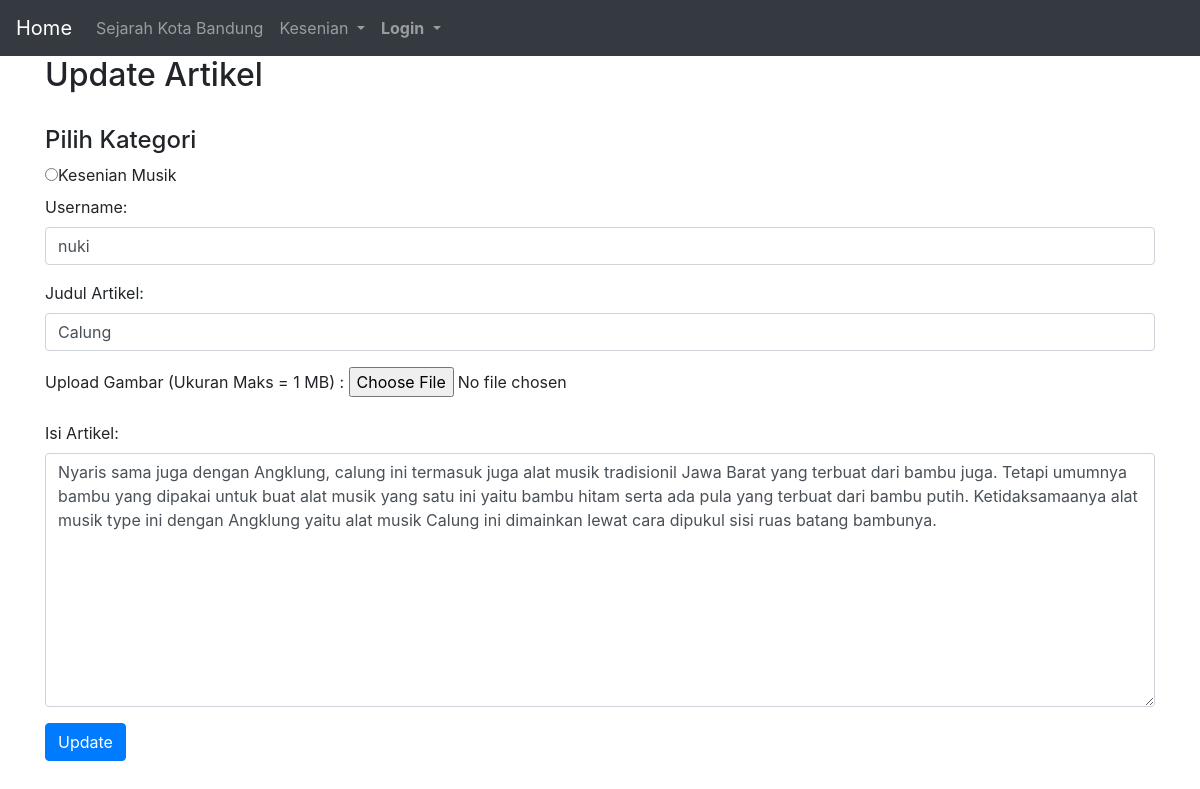
Screenshot of /updatemusik.php?id=3 with the database file from the repository.
### tables this page shows
CREATE TABLE `kesenianmusik` (
  `id` int(100) NOT NULL,
  `user` varchar(100) NOT NULL,
  `judul` varchar(100) NOT NULL,
  `gambar` varchar(200) NOT NULL,
  `isi` text NOT NULL
);

### updatemusik.php (the view, shortened to what this page needs)
<!DOCTYPE html>
<html lang="en">
<head>
  <link rel="stylesheet" href="https://maxcdn.bootstrapcdn.com/bootstrap/4.0.0-beta.2/css/bootstrap.min.css">
  </head>
  <?php
	include_once('konek.php');
	include_once('navbar.php');
	$update1= mysqli_query($dbcon,"SELECT * FROM kesenianmusik where id = '".$_GET['id']."'");
	?>
	<?php
	while ($data=mysqli_fetch_array($update1)){ ?>
  <body>
<div class="container" >
	<h2>Update Artikel</h2>
  <form method="POST" action="" enctype="multipart/form-data">
	<div>
		<h4>Pilih Kategori</h4>
		<label class="radio-inline">
			<input type="radio" name="pilih1">Kesenian Musik
		</label>
	</div>
    <div class="form-group">
		<label for="user">Username:</label>
		<input type="text" class="form-control" id="user" placeholder="Masukkan Username" name="user" value="<?php echo $data['user'];?>"/></input>
    </div>
	<div class="form-group">
		<label for="judul">Judul Artikel:</label>
		<input type="text" class="form-control" id="judul" placeholder="Masukkan Judul" name="judul" value="<?php echo $data['judul'];?>"/></input>
    </div>
	<div>
		<td colspan="4">Upload Gambar (Ukuran Maks = 1 MB) : <input type="file" name="gambar" required value="<?php echo $data['gambar'];?>"/>  </td>
	</div>
	<div class="form-group">
		<label for="text">Isi Artikel:</label>
		<textarea class="form-control" rows="10" id="text" name="tulis"><?php echo $data['isi'];?></textarea>
    </div>
		<button type="submit" class="btn btn-primary" name="submit">Update</button>
  </form>
</div>
	<?php
	} ?>
</body>
</html>

### rows the page displays
kesenianmusik: user "nuki", judul "Calung", tulis "Nyaris sama juga dengan Angklung, calung ini termasuk juga alat musik tradisionil Jawa Barat yang terbuat dari bambu juga. Tetapi umumnya bambu yang dipakai untuk buat alat musik yang satu ini yaitu bambu hitam serta ada pula yang terbuat dari bambu putih. Ketidaksamaanya alat musik type ini dengan Angklung yaitu alat musik Calung ini dimainkan lewat cara dipukul sisi ruas batang bambunya."
